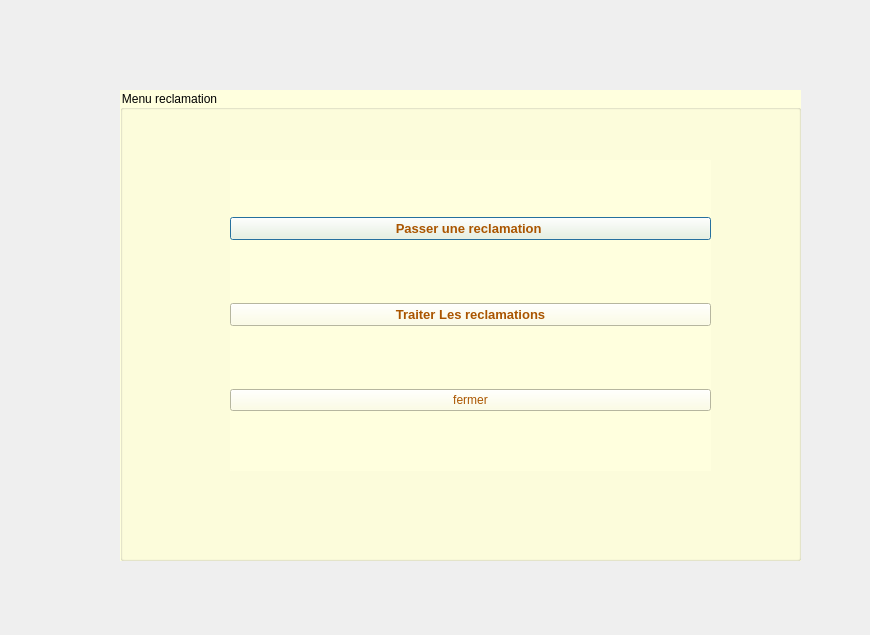
<?xml version="1.0" encoding="UTF-8"?>
<ui version="4.0">
 <class>reclamation</class>
 <widget class="QDialog" name="reclamation">
  <property name="geometry">
   <rect>
    <x>0</x>
    <y>0</y>
    <width>870</width>
    <height>635</height>
   </rect>
  </property>
  <property name="focusPolicy">
   <enum>Qt::TabFocus</enum>
  </property>
  <property name="windowTitle">
   <string>Dialog</string>
  </property>
  <widget class="QGroupBox" name="groupBox">
   <property name="geometry">
    <rect>
     <x>120</x>
     <y>90</y>
     <width>681</width>
     <height>471</height>
    </rect>
   </property>
   <property name="styleSheet">
    <string notr="true">background-color: rgb(255, 255, 222);</string>
   </property>
   <property name="title">
    <string>Menu reclamation</string>
   </property>
   <widget class="QWidget" name="layoutWidget">
    <property name="geometry">
     <rect>
      <x>110</x>
      <y>70</y>
      <width>481</width>
      <height>311</height>
     </rect>
    </property>
    <layout class="QVBoxLayout" name="verticalLayout">
     <item>
      <widget class="QPushButton" name="pushButton">
       <property name="font">
        <font>
         <pointsize>10</pointsize>
         <weight>75</weight>
         <bold>true</bold>
        </font>
       </property>
       <property name="styleSheet">
        <string notr="true">border-color: rgb(170, 85, 0);
color: rgb(170, 85, 0);</string>
       </property>
       <property name="text">
        <string>Passer une reclamation </string>
       </property>
      </widget>
     </item>
     <item>
      <widget class="QPushButton" name="pushButton_2">
       <property name="font">
        <font>
         <pointsize>10</pointsize>
         <weight>75</weight>
         <bold>true</bold>
        </font>
       </property>
       <property name="styleSheet">
        <string notr="true">border-color: rgb(170, 85, 0);
color: rgb(170, 85, 0);</string>
       </property>
       <property name="text">
        <string>Traiter Les reclamations</string>
       </property>
      </widget>
     </item>
     <item>
      <widget class="QPushButton" name="pushButton_3">
       <property name="styleSheet">
        <string notr="true">border-color: rgb(170, 85, 0);
color: rgb(170, 85, 0);</string>
       </property>
       <property name="text">
        <string>fermer</string>
       </property>
      </widget>
     </item>
    </layout>
   </widget>
  </widget>
 </widget>
 <resources/>
 <connections/>
</ui>
